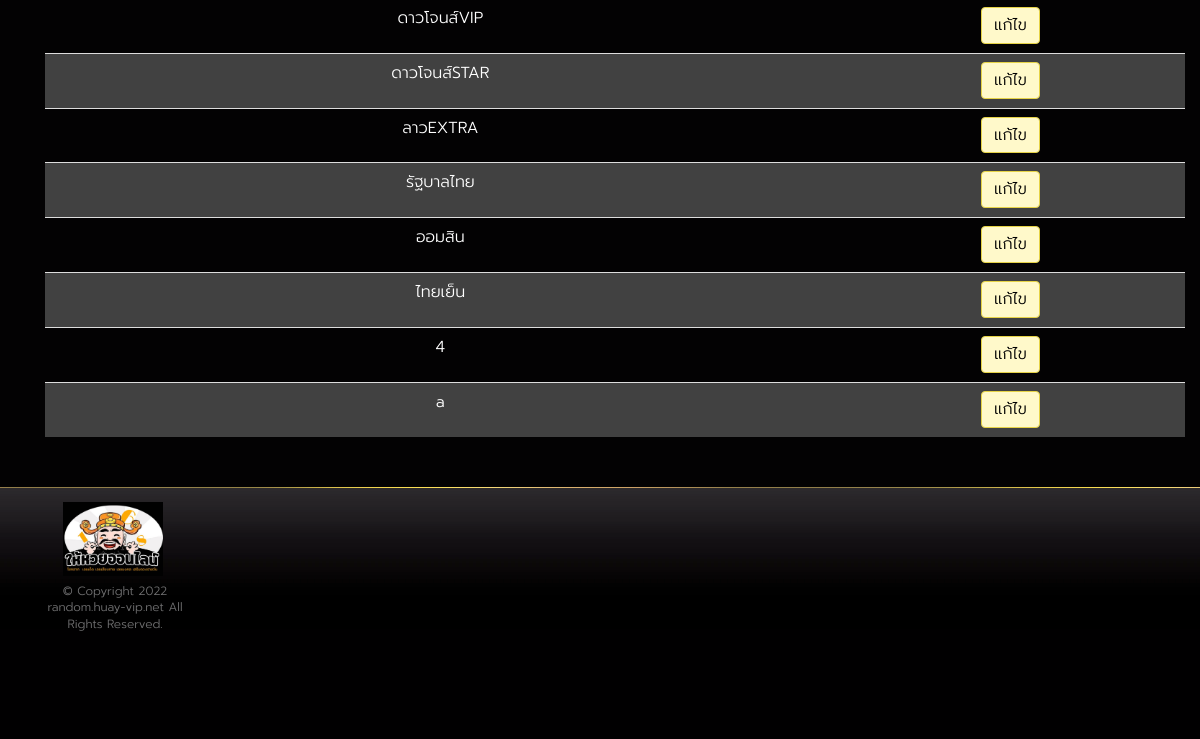
The app's page /backend/huay/list (signed in, lower part), older data.
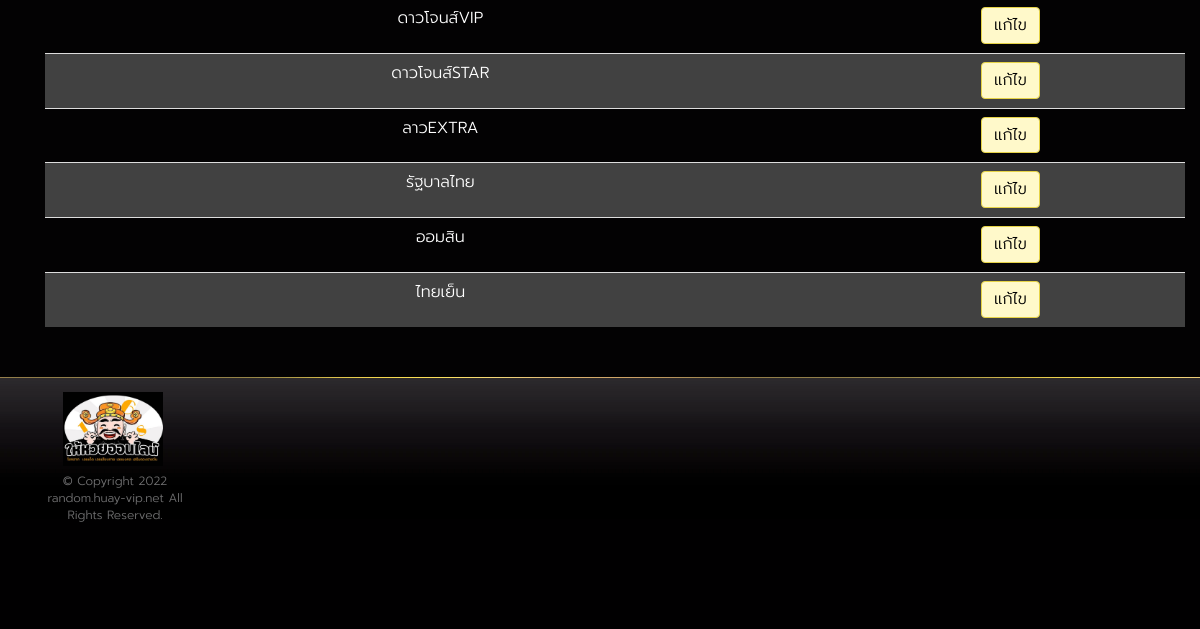
The same page, newer data.
### huayrandom/models.py (models this page shows)
class HuayListModel(models.Model):
    short_name = models.CharField(default='None', max_length=255)
    full_name = models.CharField(default='None', max_length=255)
    page_name = models.CharField(default='None', max_length=255)
    time = models.TimeField()
    link = models.CharField(default='None', max_length=255)
    def __str__(self):
        return self.short_name

### huayrandom/views.py (the view)
@login_required
def ListHuay(request):
    context = {}
    huayListObject = HuayListModel.objects.all()
    context['huayListObject'] = huayListObject
    return render(request, 'huay_list/list_huay.html', context)

### huayrandom/templates/huay_list/list_huay.html (shortened to what this page needs)
{% extends 'component/layout.html' %}
{%block content%}
<div class="wrap">
  <section class="slot-home-body">
    <div class="container">
      <section class="content">
        <div class="container">
          <div class="slot-intro">
            <table class="table table-striped">
              {%for item in huayListObject%}
              <tr>
                <td class="text-center">
                  <div class="form-group">
                    {{item}}
                  </div>
                </td>
                <td class="text-center">
                  <a href="/backend/huay/edit/{{item.id}}" class="btn btn-yellow" style="color:black;">แก้ไข</a>
                </td>
              </tr>
              {%endfor%}
            </table>
          </div>
        </div>
      </section>
    </div>
    {%endblock content%}

Row changes from the older to the newer data that the page shows:
removed HuayListModel: short_name "4"
removed HuayListModel: short_name "a"
